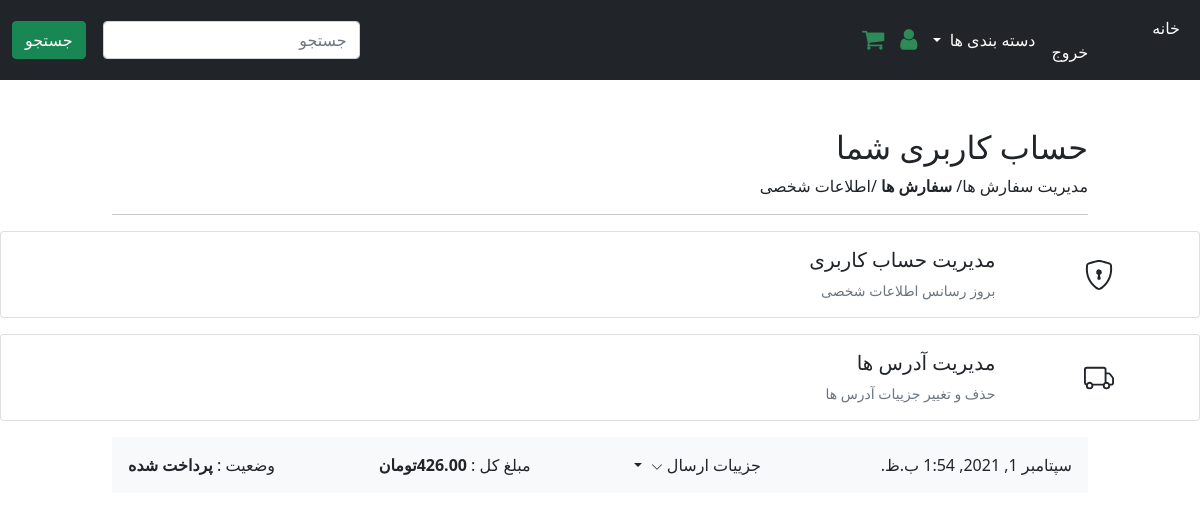
/account/dashboard/ (signed in), run on an earlier commit of the app's database.
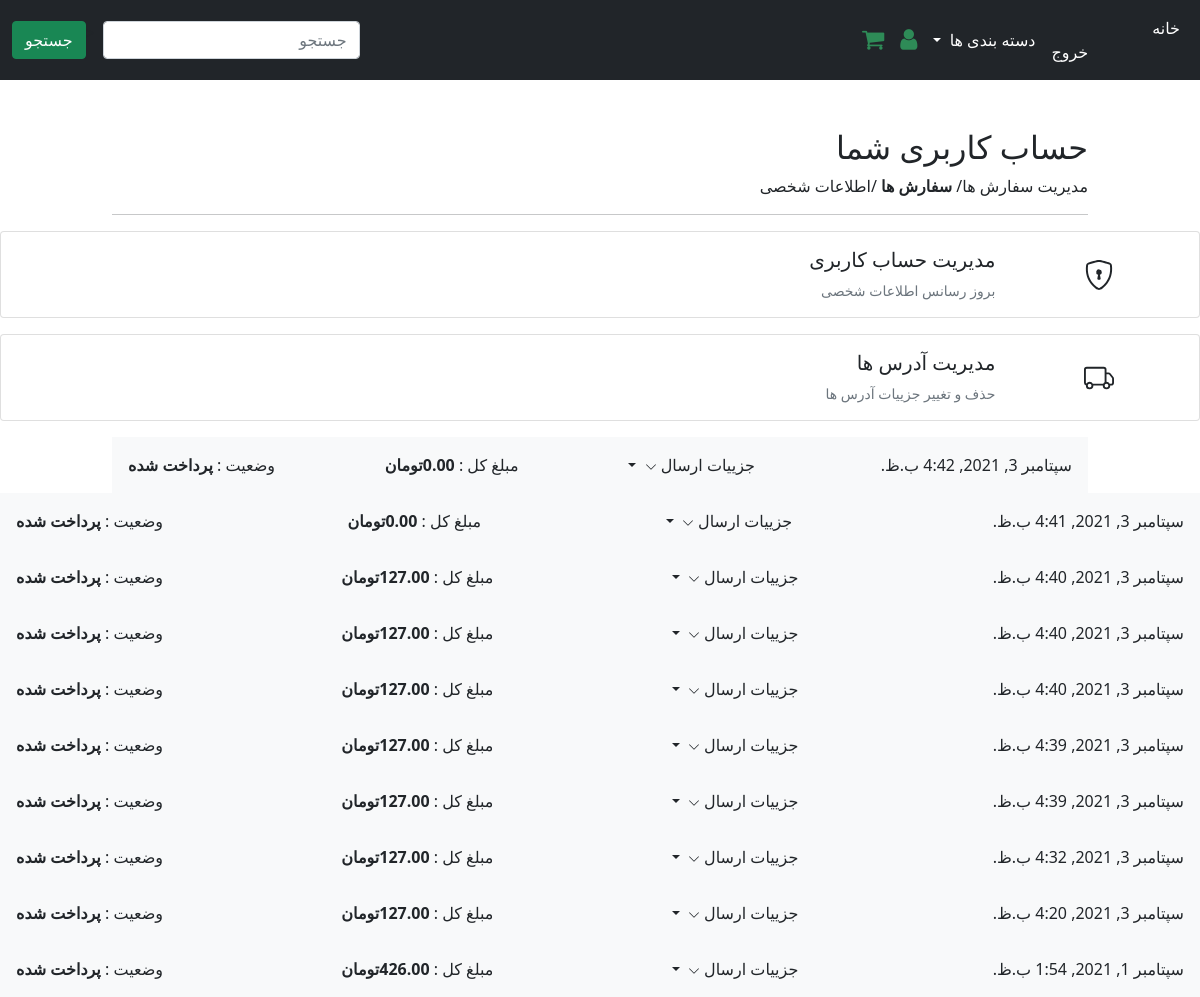
And on a later commit of the database.
### Orders/models.py (models this page shows, shortened)
class Order(models.Model):
    user = models.ForeignKey(UserBase, on_delete=models.DO_NOTHING)
    created = models.DateTimeField(auto_now_add=True)
    paid = models.BooleanField(default=False)
    full_name = models.CharField(max_length=50)
    email = models.EmailField()
    total_paid = models.DecimalField(max_digits=5, decimal_places=2, null=True)
    address_line1 = models.CharField(max_length=250, null=True, blank=True)
    address = models.ForeignKey(Address, on_delete=models.DO_NOTHING, null=True, blank=True)
    town_city = models.CharField(max_length=100, null=True, blank=True)
    phone = models.CharField(max_length=100)
    post_code = models.CharField(max_length=20, null=True, blank=True)
    updated = models.DateTimeField(auto_now=True)
    class Meta:
        verbose_name = "سفارش   "
        verbose_name_plural = "سفارش ها"
        ordering = ('-created',)

### User/views.py (the view)
# urls.py: path('dashboard/', views.dashboard, name='dashboard'),
@login_required
def dashboard(request):
    user = request.user
    orders = user_orders(request)
    if user.is_superuser:
        return render(request,
                      'index.html',
                      {'section': 'profile'})
    if user.is_staff:
        return render(request,
                      'staff.html',
                      {'section': 'profile'})
    return render(request,
                  'dashboard.html',
                  {'section': 'profile', 'orders': orders})

### Basket/models.py (called while the page is built)
def basket(request):
    return {'basket': Basket(request)}

    def __len__(self):
        return sum(item['qty'] for item in self.basket.values())

### Orders/views.py (called while the page is built)
def user_orders(request):
    orders = Order.objects.filter(user=request.user)
    return orders

### Product/models.py (called while the page is built)
    def get_absolute_url(self):
        return reverse('store:category_list', args=[self.slug])

### Product/views.py (called while the page is built)
def categories(request):
    return {
        'categories': Categories.objects.all()
    }

### templates/dashboard.html (shortened to what this page needs)
{% extends "base.html" %} {% load static %} {% block title %}Basket Summary{%endblock %} {% block content %}
<main class="pt-5">
  <div class="container" style="max-width: 1000px">
    <div class="col-12">
      <h1 class="h2">حساب کاربری شما</h1>
    </div>
    <div class="col-12 d-flex justify-content-between">
      <div>مدیریت سفارش ها/ <b>سفارش ها </b> /اطلاعات شخصی</div>
    </div>
    <hr />
  </div>
<div class="col">
      <a href="{% url "account:edit_details" %}" class="text-reset text-decoration-none" role="button" style="max-width: 540px;">
      <div class="card mb-3">
        <div class="row g-0">
          <div class="col-2 position-relative">
          </div>
          <div class="col-10">
            <div class="card-body ps-0 ps-md-1">
              <h1 class="h5">مدیریت حساب کاربری</h1>
              <p class="card-text small text-muted">بروز رسانس اطلاعات شخصی</p>
            </div>
          </div>
        </div>
      </div>
      </a>
    </div>
    <div class="col">
      <a href="{% url "account:addresses" %}" class="text-reset text-decoration-none" role="button" style="max-width: 540px;">
      <div class="card mb-3">
        <div class="row g-0">
          <div class="col-2 position-relative">
          </div>
             <div class="col-10">
            <div class="card-body ps-0 ps-md-1">
              <h1 class="h5">مدیریت آدرس ها </h1>
              <p class="card-text small text-muted">حذف و تغییر جزییات آدرس ها </p>
            </div>
          </div>
          </div>
        </div>
      </div>
    </div>
  <div class="container" style="max-width: 1000px">
    {% for order in orders %}
      <div class="col-12 bg-light p-3 d-flex justify-content-between">
          <div class="pe-3">{{ order.created }}</div>
          <div class="dropdown">
          <a class="text-reset text-decoration-none dropdown-toggle" href="#" role="link" id="dropdownLink" data-bs-toggle="dropdown" aria-expanded="false">
          جزيیات ارسال
          <svg xmlns="http://www.w3.org/2000/svg" width="12" height="12" fill="currentColor" class="bi bi-chevron-down" viewBox="0 0 16 16">
            <path fill-rule="evenodd" d="M1.646 4.646a.5.5 0 0 1 .708 0L8 10.293l5.646-5.647a.5.5 0 0 1 .708.708l-6 6a.5.5 0 0 1-.708 0l-6-6a.5.5 0 0 1 0-.708z"></path>
          </svg>
          </a>
          </div>
        <div class="text-end">
          مبلغ کل : <span class="fw-bold">{{ order.total_paid }}تومان</span>
        </div>
      <div class="text-end">
          {% if order.paid %}
          وضعیت : <span class="fw-bold">پرداخت شده</span>
          {% else %}
          وضعیت : <span class="fw-bold">پرداخت نشده </span>
          {% endif %}
      </div>
      </div>
    </div>
    {% endfor %}
{% endblock %}

### templates/base.html (shortened to what this page needs)
{% load static %}
<!DOCTYPE html>
<html lang="fa" dir="rtl" >
<head>
<link rel="stylesheet" href="https://cdnjs.cloudflare.com/ajax/libs/font-awesome/4.7.0/css/font-awesome.min.css"
<link rel="stylesheet" href="https://cdnjs.cloudflare.com/ajax/libs/font-awesome/4.7.0/css/font-awesome.min.css">
<link rel="stylesheet" href="https://cdn.jsdelivr.net/npm/bootstrap@5.0.2/dist/css/bootstrap.rtl.min.css">
</head>
<body>
<header>
<nav class="navbar navbar-expand-lg navbar-light bg-dark ">
<div class="container-fluid">
<div class="collapse navbar-collapse" id="navbarScroll">
<ul class="navbar-nav me-auto my-2 my-lg-0 navbar-nav-scroll" style="--bs-scroll-height: 100px;">
<li class="nav-item">
<a class="nav-link active" aria-current="page" href="/" style="color: white">خانه</a>
</li>
{% if user.is_authenticated %}
<a type="button" role="button" href=""
class="btn btn-outline-secondary border-0 basket-btn">
<div class="collapse navbar-collapse" id="navbarScroll">
<li class="nav-item">
<a class="nav-link active" aria-current="page" href="{% url "account:logout" %}" style="color: white">خروج</a>
</li>
{% else %}
<div class="collapse navbar-collapse" id="navbarScroll">
<li class="nav-item">
<a class="nav-link active" aria-current="page" href="{% url 'account:login' %}" style="color: white">ورود</a>
</li>
{% endif %}
<li class="nav-item dropdown">
<a class="nav-link dropdown-toggle" href="#" style="color: white" id="navbarScrollingDropdown" role="button" data-bs-toggle="dropdown">
دسته بندی ها
</a>
</li>
<div class="collapse navbar-collapse" id="navbarScroll">
<a class="nav-link active" aria-current="page" href="{% url 'account:dashboard' %}" style="color: seagreen">
<i class="fa fa-user" style="font-size:24px"></i>
</a>
</div>
<li class="nav-item">
<a class="nav-link active" aria-current="page" style="color: white" href="{% url 'basket:basket_summary' %}">
<i class="fa fa-shopping-cart" style="font-size:24px;color:seagreen"></i></a></li>
</ul>
<form class="d-flex" action="{% url 'store:search' %}">
<input class="form-control me-2" type="search" placeholder="جستجو" name="q"><
<button class="btn btn-success" type="submit">جستجو</button>
</form>
</div>
</div>
</nav>
</header>
<div id="content">{% block content %} {% endblock %}</div>
</body>
</html>

What changed in the data, as far as the page shows it:
added Order: created "سپتامبر 3, 2021, 4:42 ب.ظ.", total_paid "0.00", shows "وضعیت :", paid "پرداخت شده"
added Order: created "سپتامبر 3, 2021, 4:41 ب.ظ.", total_paid "0.00", shows "وضعیت :", paid "پرداخت شده"
added Order: created "سپتامبر 3, 2021, 4:40 ب.ظ.", total_paid "127.00", shows "وضعیت :", paid "پرداخت شده"
added Order: created "سپتامبر 3, 2021, 4:40 ب.ظ.", total_paid "127.00", shows "وضعیت :", paid "پرداخت شده"
added Order: created "سپتامبر 3, 2021, 4:40 ب.ظ.", total_paid "127.00", shows "وضعیت :", paid "پرداخت شده"
added Order: created "سپتامبر 3, 2021, 4:39 ب.ظ.", total_paid "127.00", shows "وضعیت :", paid "پرداخت شده"
added Order: created "سپتامبر 3, 2021, 4:39 ب.ظ.", total_paid "127.00", shows "وضعیت :", paid "پرداخت شده"
added Order: created "سپتامبر 3, 2021, 4:32 ب.ظ.", total_paid "127.00", shows "وضعیت :", paid "پرداخت شده"
added Order: created "سپتامبر 3, 2021, 4:20 ب.ظ.", total_paid "127.00", shows "وضعیت :", paid "پرداخت شده"
